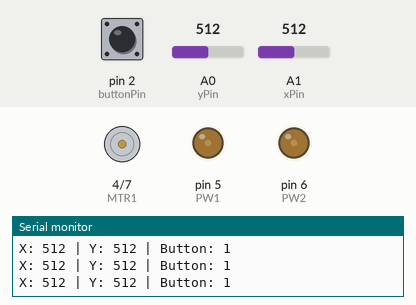
Recording of a sketch running on a simulated Arduino Uno, built with avr-gcc and run on an emulated ATmega328P. Parts: motor-driver pin pairs drawn as motors (green arrow = first pin HIGH = forward, orange = second pin HIGH = backward, longer = more drive), output pins drawn as LEDs (lit = HIGH), the last lines printed to the serial monitor. The test bench sets the inputs (shaded band); at power-on: A1 (xPin) = 512, A0 (yPin) = 512, pin 2 (buttonPin) HIGH.

Above: at 1.2 s.
1.3 s: A1 (xPin) set to 106
At 1.9 s:
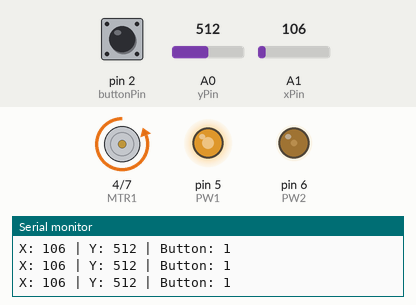
2.8 s: A1 (xPin) set to 94
At 3.2 s:
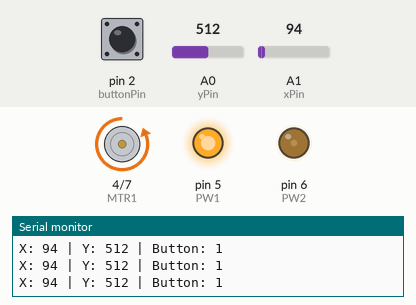
4.3 s: A0 (yPin) set to 590
7.3 s: A0 (yPin) set to 616
At 8.5 s:
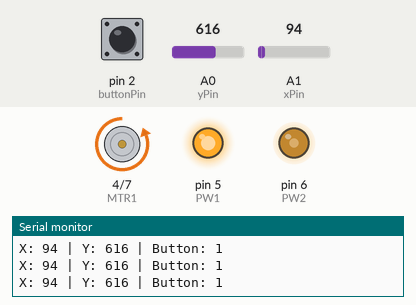
8.8 s: A1 (xPin) set to 110
At 10.0 s:
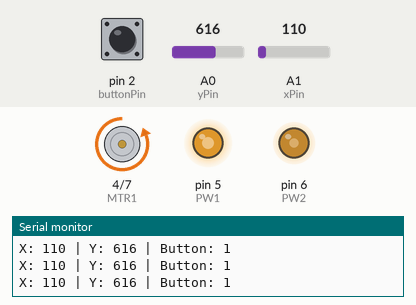
10.3 s: A0 (yPin) set to 891
13.3 s: A0 (yPin) set to 914
At 14.7 s:
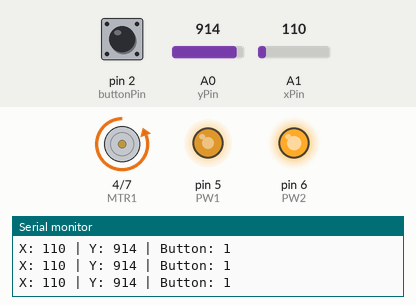
Timing chart, 0 to 15.8 s (numbered marks = the images above; inputs shaded):
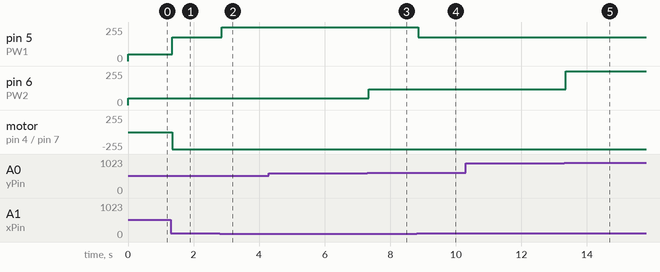

Measured:
- the behaviour switches between 100 and 99 on A1 (xPin) (found by bisection; images 1 and 2)
- the behaviour switches between 600 and 601 on A0 (yPin) (found by bisection; images 2 and 3)
- the behaviour switches between 900 and 901 on A0 (yPin) (found by bisection; images 4 and 5)
- after the input at 1.3 s, pin 5 (PW1): 50/255 → 180/255 after 0.05 s; motor on pin 4 (MTR1) / pin 7 (MTR2): stopped → backward 255/255 after 0.05 s
- after the input at 2.8 s, pin 5 (PW1): 180/255 → 255/255 after 0.06 s
- after the input at 7.3 s, pin 6 (PW2): 50/255 → 120/255 at once
- after the input at 8.8 s, pin 5 (PW1): 255/255 → 180/255 after 0.06 s
- after the input at 13.3 s, pin 6 (PW2): 120/255 → 255/255 after 0.05 s

The sketch:

speedyJoystickSoystick.ino
```cpp
int MTR1 = 4;
int MTR2 = 7;
int PW1 = 5;
int PW2 = 6;
int xPin = A1;
int yPin = A0;
int buttonPin = 2;
int xPosition = 0;
int yPosition = 0;
int buttonState = 0;

void setup() {
  Serial.begin(9600);
  pinMode(MTR1, OUTPUT);
  pinMode(MTR2, OUTPUT);
  pinMode(PW1, OUTPUT);
  pinMode(PW2, OUTPUT);
  pinMode(xPin, INPUT);
  pinMode(yPin, INPUT);
  pinMode(buttonPin, INPUT_PULLUP);
}

void loop() {
 xPosition = analogRead(xPin);
  yPosition = analogRead(yPin);
  buttonState = digitalRead(buttonPin);
  Serial.print("X: ");
  Serial.print(xPosition);
  Serial.print(" | Y: ");
  Serial.print(yPosition);
  Serial.print(" | Button: ");
  Serial.println(buttonState);

  if(xPosition > 410){
  digitalWrite(MTR1, HIGH);
  analogWrite(PW1, 50);
      if(xPosition > 600){
        analogWrite(PW1, 120);
            if(xPosition > 900){
              analogWrite(PW1, 255);
            }
      }
  }else if(xPosition < 380){
    analogWrite(MTR1, LOW);
    analogWrite(PW1, 100);
      if(xPosition < 200){
        analogWrite(PW1, 180);
            if(xPosition < 100){
              analogWrite(PW1, 255);
            }
  }
}
  if(yPosition > 390){
  digitalWrite(MTR2, HIGH);
    analogWrite(PW2, 50);
      if(yPosition > 600){
        analogWrite(PW2, 120);
            if(yPosition > 900){
              analogWrite(PW2, 255);
            }
  }else if(yPosition < 370){
     analogWrite(MTR2, LOW);
       analogWrite(PW2, 100);
      if(yPosition < 200){
        analogWrite(PW2, 180);
            if(yPosition < 100){
              analogWrite(PW2, 255);
            }
  }
  }
  }
}
```
